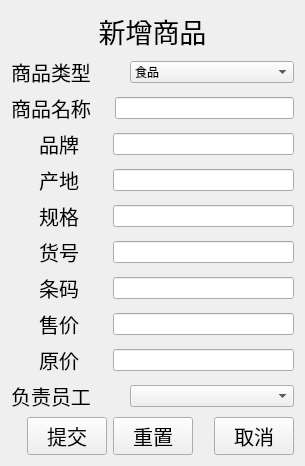
<?xml version="1.0" encoding="UTF-8"?>
<ui version="4.0">
 <class>ItemCreate</class>
 <widget class="QWidget" name="ItemCreate">
  <property name="geometry">
   <rect>
    <x>0</x>
    <y>0</y>
    <width>305</width>
    <height>369</height>
   </rect>
  </property>
  <property name="windowTitle">
   <string>Form</string>
  </property>
  <layout class="QVBoxLayout" name="verticalLayout_2">
   <item>
    <widget class="QLabel" name="label">
     <property name="font">
      <font>
       <pointsize>20</pointsize>
      </font>
     </property>
     <property name="text">
      <string>新增商品</string>
     </property>
     <property name="alignment">
      <set>Qt::AlignCenter</set>
     </property>
    </widget>
   </item>
   <item>
    <layout class="QVBoxLayout" name="verticalLayout">
     <item>
      <spacer name="verticalSpacer">
       <property name="orientation">
        <enum>Qt::Vertical</enum>
       </property>
       <property name="sizeHint" stdset="0">
        <size>
         <width>282</width>
         <height>13</height>
        </size>
       </property>
      </spacer>
     </item>
     <item>
      <layout class="QHBoxLayout" name="horizontalLayout" stretch="2,1,5">
       <item>
        <widget class="QLabel" name="label_2">
         <property name="font">
          <font>
           <pointsize>15</pointsize>
          </font>
         </property>
         <property name="text">
          <string>商品类型</string>
         </property>
         <property name="alignment">
          <set>Qt::AlignCenter</set>
         </property>
        </widget>
       </item>
       <item>
        <spacer name="horizontalSpacer">
         <property name="orientation">
          <enum>Qt::Horizontal</enum>
         </property>
         <property name="sizeHint" stdset="0">
          <size>
           <width>40</width>
           <height>20</height>
          </size>
         </property>
        </spacer>
       </item>
       <item>
        <widget class="QComboBox" name="cbType">
         <property name="layoutDirection">
          <enum>Qt::LeftToRight</enum>
         </property>
         <property name="autoFillBackground">
          <bool>false</bool>
         </property>
         <property name="sizeAdjustPolicy">
          <enum>QComboBox::AdjustToContents</enum>
         </property>
         <item>
          <property name="text">
           <string>食品</string>
          </property>
         </item>
         <item>
          <property name="text">
           <string>电子产品</string>
          </property>
         </item>
         <item>
          <property name="text">
           <string>床上用品</string>
          </property>
         </item>
         <item>
          <property name="text">
           <string>厨具</string>
          </property>
         </item>
         <item>
          <property name="text">
           <string>清洁用具</string>
          </property>
         </item>
        </widget>
       </item>
      </layout>
     </item>
     <item>
      <layout class="QHBoxLayout" name="horizontalLayout_2" stretch="2,1,10">
       <item>
        <widget class="QLabel" name="label_3">
         <property name="font">
          <font>
           <pointsize>15</pointsize>
          </font>
         </property>
         <property name="text">
          <string>商品名称</string>
         </property>
         <property name="alignment">
          <set>Qt::AlignCenter</set>
         </property>
        </widget>
       </item>
       <item>
        <spacer name="horizontalSpacer_2">
         <property name="orientation">
          <enum>Qt::Horizontal</enum>
         </property>
         <property name="sizeHint" stdset="0">
          <size>
           <width>40</width>
           <height>20</height>
          </size>
         </property>
        </spacer>
       </item>
       <item>
        <widget class="QLineEdit" name="lePname"/>
       </item>
      </layout>
     </item>
     <item>
      <layout class="QHBoxLayout" name="horizontalLayout_3" stretch="2,2,2,13">
       <item>
        <spacer name="horizontalSpacer_4">
         <property name="orientation">
          <enum>Qt::Horizontal</enum>
         </property>
         <property name="sizeHint" stdset="0">
          <size>
           <width>40</width>
           <height>20</height>
          </size>
         </property>
        </spacer>
       </item>
       <item>
        <widget class="QLabel" name="label_4">
         <property name="font">
          <font>
           <pointsize>15</pointsize>
          </font>
         </property>
         <property name="text">
          <string>品牌</string>
         </property>
         <property name="alignment">
          <set>Qt::AlignCenter</set>
         </property>
        </widget>
       </item>
       <item>
        <spacer name="horizontalSpacer_3">
         <property name="orientation">
          <enum>Qt::Horizontal</enum>
         </property>
         <property name="sizeHint" stdset="0">
          <size>
           <width>40</width>
           <height>20</height>
          </size>
         </property>
        </spacer>
       </item>
       <item>
        <widget class="QLineEdit" name="leBrand"/>
       </item>
      </layout>
     </item>
     <item>
      <layout class="QHBoxLayout" name="horizontalLayout_4" stretch="2,2,2,13">
       <item>
        <spacer name="horizontalSpacer_6">
         <property name="orientation">
          <enum>Qt::Horizontal</enum>
         </property>
         <property name="sizeHint" stdset="0">
          <size>
           <width>40</width>
           <height>20</height>
          </size>
         </property>
        </spacer>
       </item>
       <item>
        <widget class="QLabel" name="label_5">
         <property name="font">
          <font>
           <pointsize>15</pointsize>
          </font>
         </property>
         <property name="text">
          <string>产地</string>
         </property>
         <property name="alignment">
          <set>Qt::AlignCenter</set>
         </property>
        </widget>
       </item>
       <item>
        <spacer name="horizontalSpacer_5">
         <property name="orientation">
          <enum>Qt::Horizontal</enum>
         </property>
         <property name="sizeHint" stdset="0">
          <size>
           <width>40</width>
           <height>20</height>
          </size>
         </property>
        </spacer>
       </item>
       <item>
        <widget class="QLineEdit" name="leOrigin"/>
       </item>
      </layout>
     </item>
     <item>
      <layout class="QHBoxLayout" name="horizontalLayout_5" stretch="2,2,2,13">
       <item>
        <spacer name="horizontalSpacer_8">
         <property name="orientation">
          <enum>Qt::Horizontal</enum>
         </property>
         <property name="sizeHint" stdset="0">
          <size>
           <width>40</width>
           <height>20</height>
          </size>
         </property>
        </spacer>
       </item>
       <item>
        <widget class="QLabel" name="label_6">
         <property name="font">
          <font>
           <pointsize>15</pointsize>
          </font>
         </property>
         <property name="text">
          <string>规格</string>
         </property>
         <property name="alignment">
          <set>Qt::AlignCenter</set>
         </property>
        </widget>
       </item>
       <item>
        <spacer name="horizontalSpacer_7">
         <property name="orientation">
          <enum>Qt::Horizontal</enum>
         </property>
         <property name="sizeHint" stdset="0">
          <size>
           <width>40</width>
           <height>20</height>
          </size>
         </property>
        </spacer>
       </item>
       <item>
        <widget class="QLineEdit" name="leSpec"/>
       </item>
      </layout>
     </item>
     <item>
      <layout class="QHBoxLayout" name="horizontalLayout_6" stretch="2,2,2,13">
       <item>
        <spacer name="horizontalSpacer_10">
         <property name="orientation">
          <enum>Qt::Horizontal</enum>
         </property>
         <property name="sizeHint" stdset="0">
          <size>
           <width>40</width>
           <height>20</height>
          </size>
         </property>
        </spacer>
       </item>
       <item>
        <widget class="QLabel" name="label_7">
         <property name="font">
          <font>
           <pointsize>15</pointsize>
          </font>
         </property>
         <property name="text">
          <string>货号</string>
         </property>
         <property name="alignment">
          <set>Qt::AlignCenter</set>
         </property>
        </widget>
       </item>
       <item>
        <spacer name="horizontalSpacer_9">
         <property name="orientation">
          <enum>Qt::Horizontal</enum>
         </property>
         <property name="sizeHint" stdset="0">
          <size>
           <width>40</width>
           <height>20</height>
          </size>
         </property>
        </spacer>
       </item>
       <item>
        <widget class="QLineEdit" name="leInum"/>
       </item>
      </layout>
     </item>
     <item>
      <layout class="QHBoxLayout" name="horizontalLayout_7" stretch="2,2,2,13">
       <item>
        <spacer name="horizontalSpacer_12">
         <property name="orientation">
          <enum>Qt::Horizontal</enum>
         </property>
         <property name="sizeHint" stdset="0">
          <size>
           <width>40</width>
           <height>20</height>
          </size>
         </property>
        </spacer>
       </item>
       <item>
        <widget class="QLabel" name="label_8">
         <property name="font">
          <font>
           <pointsize>15</pointsize>
          </font>
         </property>
         <property name="text">
          <string>条码</string>
         </property>
         <property name="alignment">
          <set>Qt::AlignCenter</set>
         </property>
        </widget>
       </item>
       <item>
        <spacer name="horizontalSpacer_11">
         <property name="orientation">
          <enum>Qt::Horizontal</enum>
         </property>
         <property name="sizeHint" stdset="0">
          <size>
           <width>40</width>
           <height>20</height>
          </size>
         </property>
        </spacer>
       </item>
       <item>
        <widget class="QLineEdit" name="leBarcode"/>
       </item>
      </layout>
     </item>
     <item>
      <layout class="QHBoxLayout" name="horizontalLayout_8" stretch="2,2,2,13">
       <item>
        <spacer name="horizontalSpacer_14">
         <property name="orientation">
          <enum>Qt::Horizontal</enum>
         </property>
         <property name="sizeHint" stdset="0">
          <size>
           <width>40</width>
           <height>20</height>
          </size>
         </property>
        </spacer>
       </item>
       <item>
        <widget class="QLabel" name="label_9">
         <property name="font">
          <font>
           <pointsize>15</pointsize>
          </font>
         </property>
         <property name="text">
          <string>售价</string>
         </property>
         <property name="alignment">
          <set>Qt::AlignCenter</set>
         </property>
        </widget>
       </item>
       <item>
        <spacer name="horizontalSpacer_13">
         <property name="orientation">
          <enum>Qt::Horizontal</enum>
         </property>
         <property name="sizeHint" stdset="0">
          <size>
           <width>40</width>
           <height>20</height>
          </size>
         </property>
        </spacer>
       </item>
       <item>
        <widget class="QLineEdit" name="lePrice"/>
       </item>
      </layout>
     </item>
     <item>
      <layout class="QHBoxLayout" name="horizontalLayout_9" stretch="2,2,2,13">
       <item>
        <spacer name="horizontalSpacer_16">
         <property name="orientation">
          <enum>Qt::Horizontal</enum>
         </property>
         <property name="sizeHint" stdset="0">
          <size>
           <width>40</width>
           <height>20</height>
          </size>
         </property>
        </spacer>
       </item>
       <item>
        <widget class="QLabel" name="label_10">
         <property name="font">
          <font>
           <pointsize>15</pointsize>
          </font>
         </property>
         <property name="text">
          <string>原价</string>
         </property>
         <property name="alignment">
          <set>Qt::AlignCenter</set>
         </property>
        </widget>
       </item>
       <item>
        <spacer name="horizontalSpacer_15">
         <property name="orientation">
          <enum>Qt::Horizontal</enum>
         </property>
         <property name="sizeHint" stdset="0">
          <size>
           <width>40</width>
           <height>20</height>
          </size>
         </property>
        </spacer>
       </item>
       <item>
        <widget class="QLineEdit" name="leOriPrice"/>
       </item>
      </layout>
     </item>
     <item>
      <layout class="QHBoxLayout" name="horizontalLayout_11" stretch="2,1,5">
       <item>
        <widget class="QLabel" name="label_11">
         <property name="font">
          <font>
           <pointsize>15</pointsize>
          </font>
         </property>
         <property name="text">
          <string>负责员工</string>
         </property>
         <property name="alignment">
          <set>Qt::AlignCenter</set>
         </property>
        </widget>
       </item>
       <item>
        <spacer name="horizontalSpacer_19">
         <property name="orientation">
          <enum>Qt::Horizontal</enum>
         </property>
         <property name="sizeHint" stdset="0">
          <size>
           <width>40</width>
           <height>20</height>
          </size>
         </property>
        </spacer>
       </item>
       <item>
        <widget class="QComboBox" name="cbWorker"/>
       </item>
      </layout>
     </item>
    </layout>
   </item>
   <item>
    <layout class="QHBoxLayout" name="horizontalLayout_10" stretch="1,0,0,1,5">
     <item>
      <spacer name="horizontalSpacer_17">
       <property name="orientation">
        <enum>Qt::Horizontal</enum>
       </property>
       <property name="sizeHint" stdset="0">
        <size>
         <width>40</width>
         <height>20</height>
        </size>
       </property>
      </spacer>
     </item>
     <item>
      <widget class="QPushButton" name="btnCommit">
       <property name="font">
        <font>
         <pointsize>15</pointsize>
        </font>
       </property>
       <property name="text">
        <string>提交</string>
       </property>
      </widget>
     </item>
     <item>
      <widget class="QPushButton" name="btnReset">
       <property name="font">
        <font>
         <pointsize>15</pointsize>
        </font>
       </property>
       <property name="text">
        <string>重置</string>
       </property>
      </widget>
     </item>
     <item>
      <spacer name="horizontalSpacer_18">
       <property name="orientation">
        <enum>Qt::Horizontal</enum>
       </property>
       <property name="sizeHint" stdset="0">
        <size>
         <width>40</width>
         <height>20</height>
        </size>
       </property>
      </spacer>
     </item>
     <item>
      <widget class="QPushButton" name="btnExit">
       <property name="font">
        <font>
         <pointsize>15</pointsize>
        </font>
       </property>
       <property name="text">
        <string>取消</string>
       </property>
      </widget>
     </item>
    </layout>
   </item>
  </layout>
 </widget>
 <resources/>
 <connections/>
</ui>
